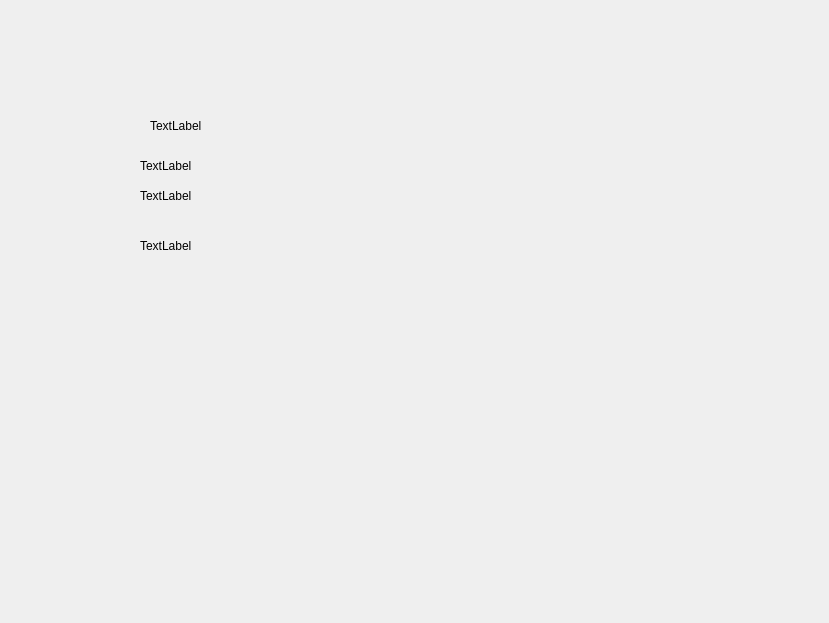
<?xml version="1.0" encoding="UTF-8"?>
<ui version="4.0">
 <class>Form</class>
 <widget class="QWidget" name="Form">
  <property name="geometry">
   <rect>
    <x>0</x>
    <y>0</y>
    <width>829</width>
    <height>623</height>
   </rect>
  </property>
  <property name="windowTitle">
   <string>Form</string>
  </property>
  <widget class="QLabel" name="label">
   <property name="geometry">
    <rect>
     <x>150</x>
     <y>120</y>
     <width>54</width>
     <height>12</height>
    </rect>
   </property>
   <property name="text">
    <string>TextLabel</string>
   </property>
  </widget>
  <widget class="QLabel" name="label_2">
   <property name="geometry">
    <rect>
     <x>140</x>
     <y>160</y>
     <width>54</width>
     <height>12</height>
    </rect>
   </property>
   <property name="text">
    <string>TextLabel</string>
   </property>
  </widget>
  <widget class="QLabel" name="label_3">
   <property name="geometry">
    <rect>
     <x>140</x>
     <y>190</y>
     <width>54</width>
     <height>12</height>
    </rect>
   </property>
   <property name="text">
    <string>TextLabel</string>
   </property>
  </widget>
  <widget class="QLabel" name="label_4">
   <property name="geometry">
    <rect>
     <x>140</x>
     <y>240</y>
     <width>54</width>
     <height>12</height>
    </rect>
   </property>
   <property name="text">
    <string>TextLabel</string>
   </property>
  </widget>
 </widget>
 <resources/>
 <connections/>
</ui>
